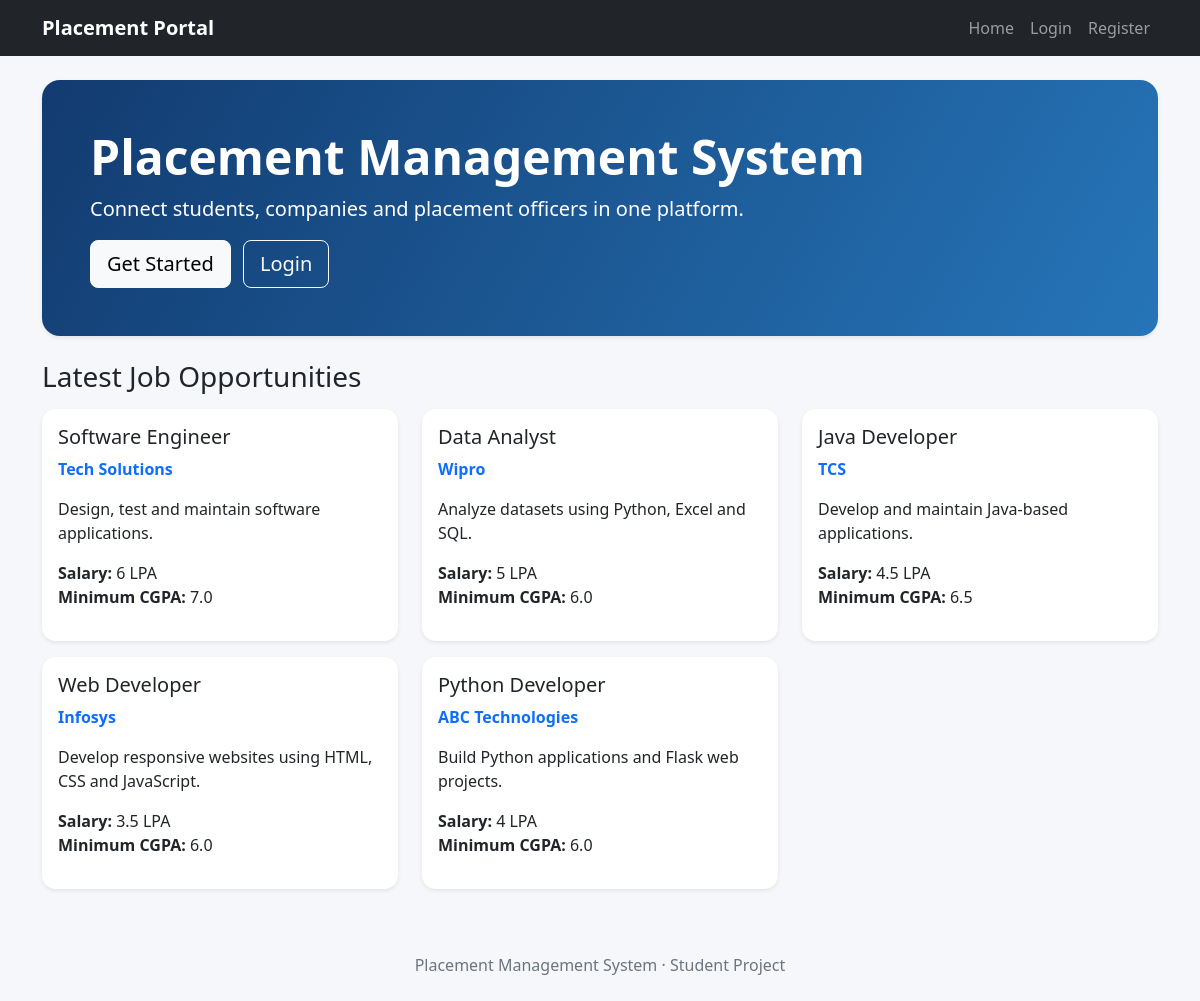
The page / on the database its author committed.
### tables this page shows
CREATE TABLE jobs (
        id INTEGER PRIMARY KEY AUTOINCREMENT,
        company_id INTEGER NOT NULL,
        title TEXT NOT NULL,
        description TEXT,
        salary TEXT,
        min_cgpa REAL DEFAULT 0,
        course TEXT,
        deadline TEXT,
        FOREIGN KEY(company_id) REFERENCES users(id)
    );

CREATE TABLE users (
        id INTEGER PRIMARY KEY AUTOINCREMENT,
        name TEXT NOT NULL,
        email TEXT UNIQUE NOT NULL,
        password TEXT NOT NULL,
        role TEXT NOT NULL CHECK(role IN ('student','company','admin')),
        phone TEXT,
        department TEXT,
        course TEXT,
        cgpa REAL DEFAULT 0,
        graduation_year INTEGER,
        resume TEXT,
        company_name TEXT,
        location TEXT,
        description TEXT,
        approved INTEGER DEFAULT 1
    );

### app.py (the view)
@app.route("/")
def index():
    conn = get_db()
    jobs = conn.execute("""
        SELECT jobs.*, users.company_name, users.name AS company_user
        FROM jobs JOIN users ON jobs.company_id=users.id
        ORDER BY jobs.id DESC LIMIT 6
    """).fetchall()
    conn.close()
    return render_template("index.html", jobs=jobs)

### app.py (called while the page is built)
def get_db():
    conn = sqlite3.connect(DB_PATH)
    conn.row_factory = sqlite3.Row
    conn.execute("PRAGMA foreign_keys = ON")
    return conn

@app.context_processor
def inject_user():
    return {"current_user": session.get("user")}

### templates/index.html
{% extends "base.html" %}
{% block content %}
<section class="hero p-5 mb-4 shadow-sm">
  <h1 class="display-5 fw-bold">Placement Management System</h1>
  <p class="lead">Connect students, companies and placement officers in one platform.</p>
  {% if not current_user %}
    <a class="btn btn-light btn-lg me-2" href="{{ url_for('register') }}">Get Started</a>
    <a class="btn btn-outline-light btn-lg" href="{{ url_for('login') }}">Login</a>
  {% else %}
    <a class="btn btn-light btn-lg" href="{{ url_for('dashboard') }}">Open Dashboard</a>
  {% endif %}
</section>
<h3 class="mb-3">Latest Job Opportunities</h3>
<div class="row">
{% for job in jobs %}
  <div class="col-md-6 col-lg-4 mb-3"><div class="card shadow-sm h-100"><div class="card-body">
    <h5>{{ job.title }}</h5><p class="text-primary fw-semibold">{{ job.company_name or job.company_user }}</p>
    <p>{{ job.description or "No description provided." }}</p>
    <p><b>Salary:</b> {{ job.salary or "Not specified" }}<br><b>Minimum CGPA:</b> {{ job.min_cgpa }}</p>
  </div></div></div>
{% else %}
  <p>No jobs posted yet.</p>
{% endfor %}
</div>
{% endblock %}

### templates/base.html (shortened to what this page needs)
<!doctype html>
<html lang="en">
<head>
  <link href="https://cdn.jsdelivr.net/npm/bootstrap@5.3.3/dist/css/bootstrap.min.css" rel="stylesheet">
</head>
<body>
<nav class="navbar navbar-expand-lg navbar-dark bg-dark">
  <div class="container">
    <a class="navbar-brand" href="{{ url_for('index') }}">Placement Portal</a>
    <div class="collapse navbar-collapse" id="nav">
      <div class="navbar-nav ms-auto">
        <a class="nav-link" href="{{ url_for('index') }}">Home</a>
        {% if current_user %}
          <a class="nav-link" href="{{ url_for('dashboard') }}">Dashboard</a>
          <span class="navbar-text text-white me-3">{{ current_user.name }}</span>
          <a class="nav-link" href="{{ url_for('logout') }}">Logout</a>
        {% else %}
          <a class="nav-link" href="{{ url_for('login') }}">Login</a>
          <a class="nav-link" href="{{ url_for('register') }}">Register</a>
        {% endif %}
      </div>
    </div>
  </div>
</nav>
<main class="container py-4">
  {% block content %}{% endblock %}
</main>
<footer class="container text-center py-4">Placement Management System · Student Project</footer>
</body>
</html>

### templates/base.html (style rules this page uses)
body { background:#f5f7fb; }
.navbar-brand { font-weight:700; }
.hero { background:linear-gradient(120deg,#123b70,#2675b8); color:white; border-radius:18px; }
.card { border:0; border-radius:14px; }
footer { color:#6c757d; }

### rows shown on the page
jobs: title "Software Engineer", company_name "Tech Solutions", description "Design, test and maintain software applications.", salary "6 LPA", min_cgpa "7.0"
jobs: title "Data Analyst", company_name "Wipro", description "Analyze datasets using Python, Excel and SQL.", salary "5 LPA", min_cgpa "6.0"
jobs: title "Java Developer", company_name "TCS", description "Develop and maintain Java-based applications.", salary "4.5 LPA", min_cgpa "6.5"
jobs: title "Web Developer", company_name "Infosys", description "Develop responsive websites using HTML, CSS and JavaScript.", salary "3.5 LPA", min_cgpa "6.0"
jobs: title "Python Developer", company_name "ABC Technologies", description "Build Python applications and Flask web projects.", salary "4 LPA", min_cgpa "6.0"
